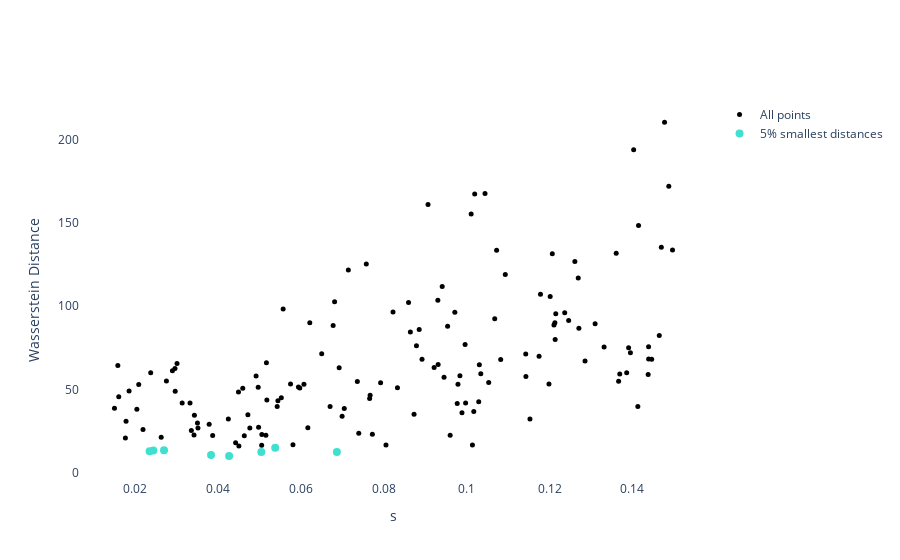

The notebook cell saved with this chart:
### Code cell
plot_best_points(s_values, distances, top_percent=5, save_fig=True)

### Figure 1 — Plotly figure (JSON) as saved in the notebook; plotly's stock layout.template omitted (floating-point values rounded to 4 significant figures; data arrays with more than 128 entries replaced by an {"elided": "..."} marker saying what was removed)
{"data": [{"marker": {"color": "black", "size": 5}, "mode": "markers", "name": "All points", "type": "scatter", "x": {"elided": "150 float values"}, "y": {"elided": "150 float values"}}, {"marker": {"color": "turquoise", "size": 8}, "mode": "markers", "name": "5% smallest distances", "type": "scatter", "x": [0.04271, 0.03834, 0.05047, 0.0687, 0.02353, 0.02442, 0.027, 0.05383], "y": [10.0, 10.54, 12.33, 12.45, 12.81, 13.26, 13.41, 15.03]}], "layout": {"plot_bgcolor": "white", "xaxis": {"title": {"text": "s"}}, "yaxis": {"title": {"text": "Wasserstein Distance"}}}}
